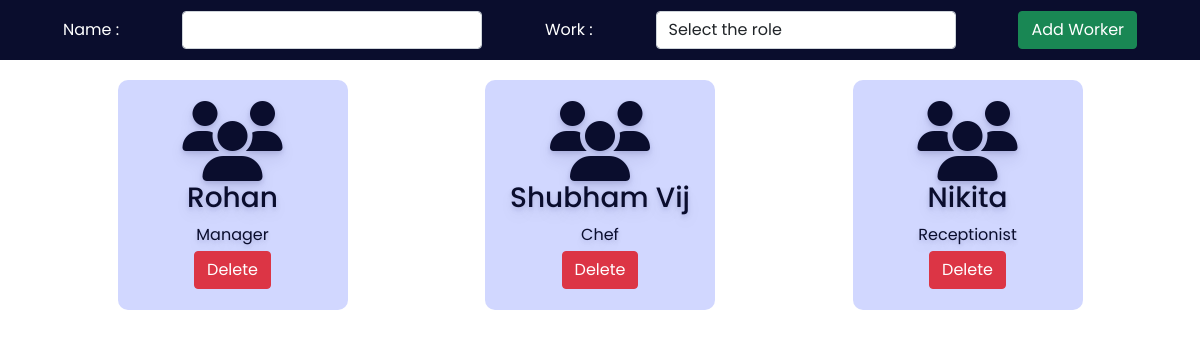
Before: /admin/staff.php with the older database file.
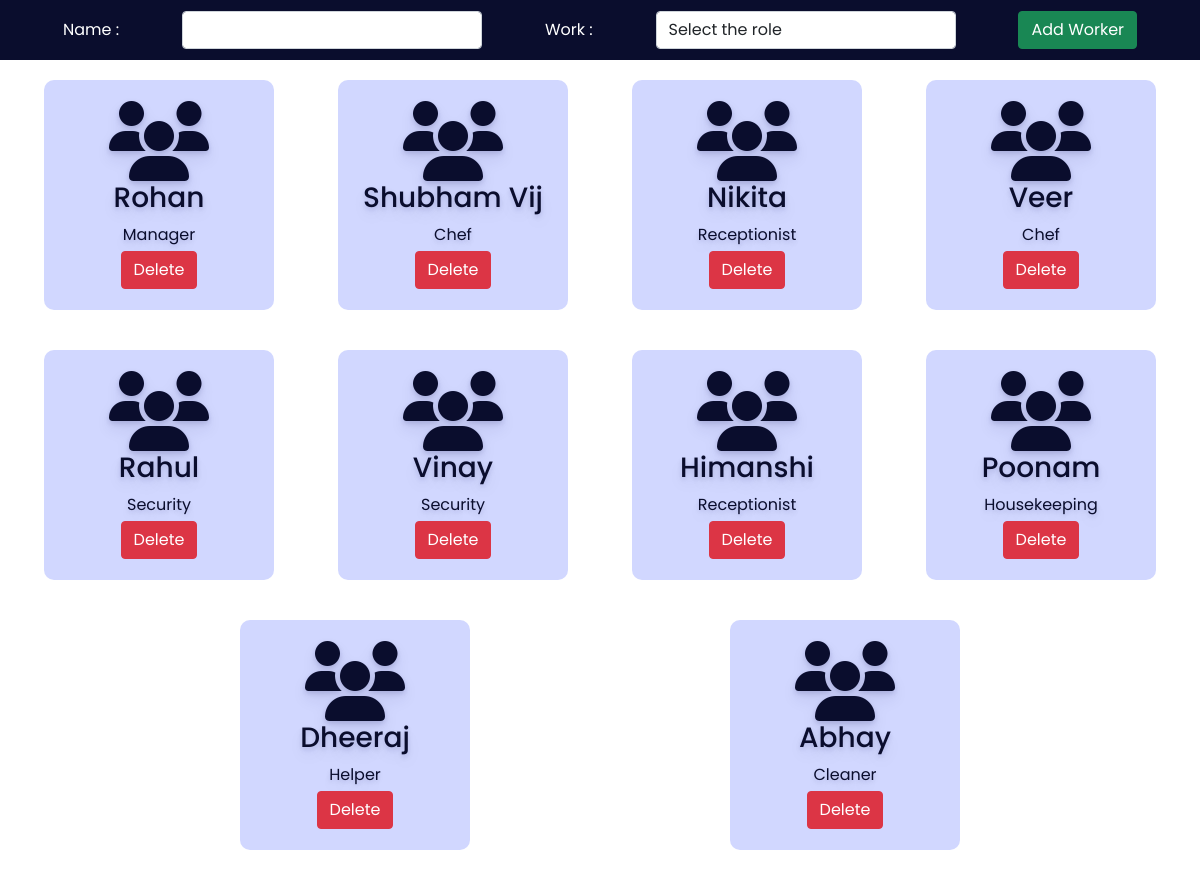
After: the same page with the newer database file.
### tables this page shows
CREATE TABLE `staff` (
  `id` int(11) NOT NULL,
  `name` varchar(50) NOT NULL,
  `work` varchar(50) NOT NULL
);

### admin/staff.php (the view, shortened to what this page needs)
<?php
    include '../config.php';
?>
<!DOCTYPE html>
<html lang="en">
<head>
    <link rel="stylesheet" href="https://cdnjs.cloudflare.com/ajax/libs/font-awesome/6.2.0/css/all.min.css" />
    <link href="https://cdn.jsdelivr.net/npm/bootstrap@5.0.2/dist/css/bootstrap.min.css" rel="stylesheet">
    <link rel="stylesheet" href="css/room.css">
</head>
<body>
    <div class="addroomsection">
        <form action="" method="POST">
            <label for="typeroom">Name :</label>
            <input type="text" name="staffname" class="form-control" required>
            <label for="bed">Work :</label>
            <select name="staffwork" class="form-control" required>
                <option value selected>Select the role</option>
            </select>
            <button type="submit" class="btn btn-success" name="addstaff">Add Worker</button>
        </form>
    </div>
    <div class="room">
        <?php
            $sql = "SELECT * from staff";
            $res = mysqli_query($conn, $sql);
        ?>
        <?php
        while($row = mysqli_fetch_array($res)){
            echo "<div class='roombox'>
						<div class='text-center no-boder'>
                            <i class='fa fa-users fa-5x'></i>
							<h3>" . $row['name'] . "</h3>
                            <div class='mb-1'>" . $row['work'] . "</div>
                            <a href='staffdelete.php?id=". $row['id'] ."'><button class='btn btn-danger'>Delete</button></a>
						</div>
                    </div>";
        }
        ?>
    </div>
</body>
</html>

### admin/css/room.css (style rules this page uses)
:root { --bg-text-shadow: 0 2px 4px rgb(13 0 77 / 8%), 0 3px 6px rgb(13 0 77 / 8%), 0 8px 16px rgb(13 0 77 / 8%); --bg-box-shadow: 0px 0px 20px 6px rgba(8, 8, 15, 0.31); }
* { margin: 0; padding: 0; font-family: 'Poppins', sans-serif; }
.addroomsection { height: 60px; width: 100%; background-color: #0a0d2d; position:fixed; z-index: 100; }
.addroomsection form { height: 100%; display: flex; justify-content: space-evenly; align-items: center; }
.addroomsection form label { color: white; }
.addroomsection form select { width: 300px; }
.addroomsection form input { width: 300px; }
.room { display: flex; position: relative; top: 60px; height: 85vh; overflow-y: scroll; justify-content: space-evenly; flex-wrap: wrap; }
.roombox { height: 230px; width: 230px; margin: 20px; display: flex; flex-direction: column; justify-content: center; color: #0a0d2d; text-shadow: var(--bg-text-shadow); border-radius: 10px; }

### admin/staff.php (style rules this page uses)
.roombox { background-color: #d1d7ff; padding: 10px; }

Changed rows visible on the page:
added staff: name "Veer", work "Chef"
added staff: name "Rahul", work "Security"
added staff: name "Vinay", work "Security"
added staff: name "Himanshi", work "Receptionist"
added staff: name "Poonam", work "Housekeeping"
added staff: name "Dheeraj", work "Helper"
added staff: name "Abhay", work "Cleaner"
